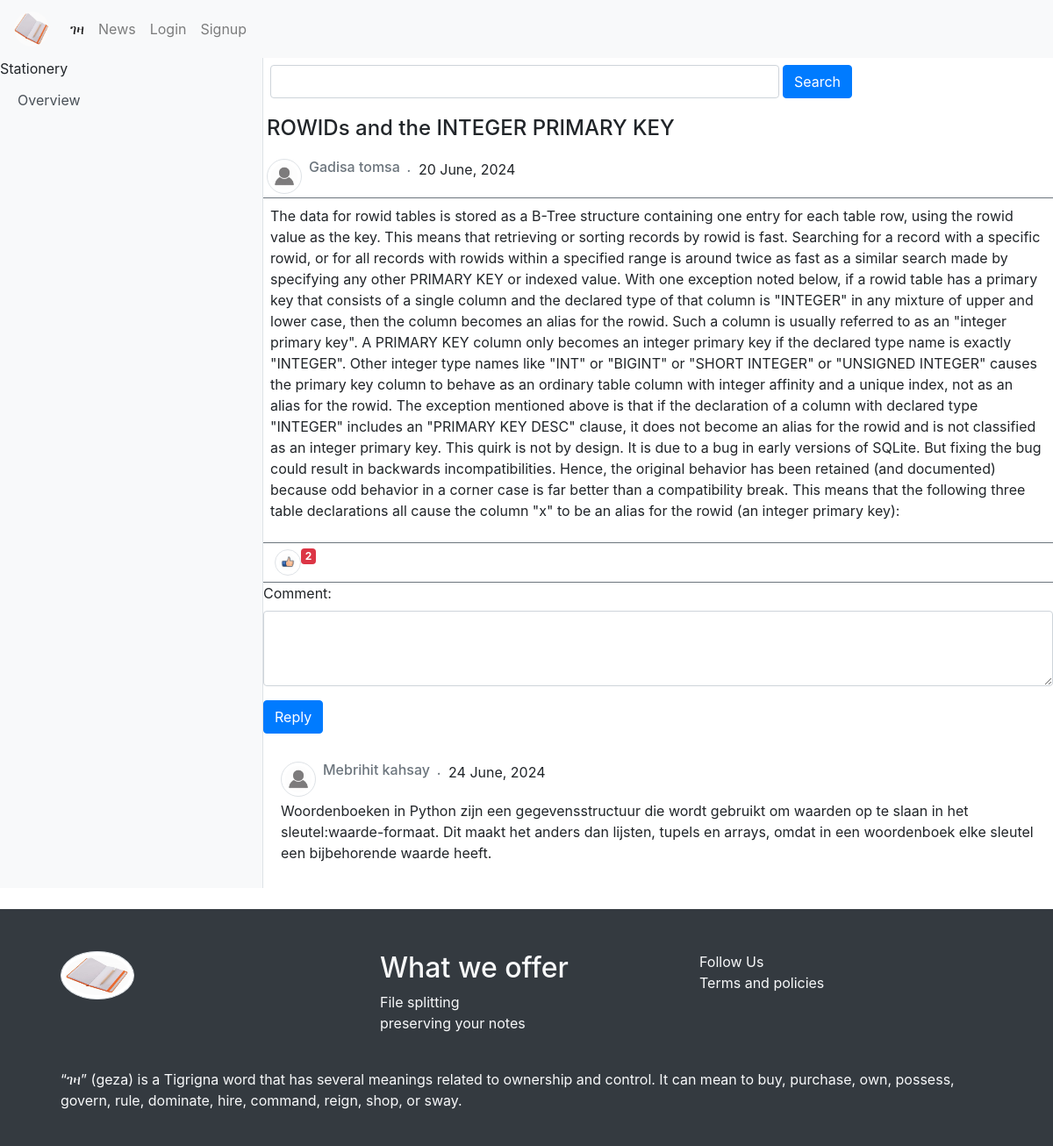
The app's page /posts/get-post-detail/4/21 with its own data.
### note/models.py (models this page shows)
class Posts(note_db.Model):
    post_id = note_db.Column(note_db.Integer, autoincrement=True, primary_key=True)
    title = note_db.Column(note_db.String(100), nullable = False)
    content = note_db.Column(note_db.Text, nullable = False)
    publish_date = note_db.Column(note_db.DateTime(timezone=True), default=func.now())
    status = note_db.Column(note_db.String(50), nullable = False, default="pending")
    author_id = note_db.Column(note_db.Integer, note_db.ForeignKey('user.id'))

class Comments(note_db.Model):
    comment_id = note_db.Column(note_db.Integer,autoincrement=True, primary_key=True)
    comment = note_db.Column(note_db.Text, nullable=False)
    time_stamp = note_db.Column(note_db.DateTime(timezone=True), default=func.now())
    post_id = note_db.Column(note_db.Integer, note_db.ForeignKey('posts.post_id'))
    author_id = note_db.Column(note_db.Integer, note_db.ForeignKey('user.id'))

### note/posts.py (the view)
@posts.route('/get-post-detail/<int:id>/<int:word>')
def get_post_detail(id, word):
    get_post = Posts.query.filter_by(post_id = id).first_or_404()
    author = User.query.filter_by(id = get_post.author_id).first_or_404()
    total_like = Likes.query.filter_by(post_id = id).all()
    all_comment_by_post = get_comment_by_post(id)
    comment_data_collector = []
    for comment in all_comment_by_post:
        comment_author = get_comment_author(comment.author_id)
        comment_collector = {
             'author': comment_author,
             'comment': comment
         }
        comment_data_collector.append(comment_collector)
    element_post = {}
    element_post['name'] = author.first_name + ' ' + author.last_name
    element_post['data'] = get_post
    print(element_post)
    return render_template("/blogs/home.html",
                           is_on_detail = True,
                           status_post = element_post,
                           all_comments = comment_data_collector,
                           total_likes = len(total_like),
                           user=current_user)

### note/blogs.py (called while the page is built)
@blogs.route('/get-all-comments-by-post/<int:id>')
def get_comment_by_post(id):
    all_comments = Comments.query.filter_by(post_id = id).all()
    return all_comments

def get_comment_author(id):
    author = User.query.filter_by(id=id).first_or_404()
    return author.first_name + ' ' + author.last_name

### note/templates/blogs/home.html (shortened to what this page needs)
<!DOCTYPE html>
<html lang="en">
<head>
    <link rel="stylesheet" href="https://stackpath.bootstrapcdn.com/bootstrap/4.5.2/css/bootstrap.min.css">
</head>
<body>
    {% include "navbar.html" %}
    <div class="d-flex" id="wrapper">
        <div class="bg-light border-right w-25" id="sidebar-wrapper">
            <div class="sidebar-heading">Stationery </div>
            <div class="list-group list-group-flush">
                <a href="#" class="list-group-item list-group-item-action bg-light">Overview</a>
            </div>
        </div>
        <div class="w-75 mt-2">
            <form action="/news/searching" class="form-group w-75 d-flex" method="POST">
                <input class="form-control ml-2" id="search" name="search"/>
                <button type="submit" class="btn btn-primary mx-1">Search</button>
            </form>
            {% if not is_on_detail %}
            <div class="container">
                <div class="row">
                    {% for post in approved_posts %}
                    <div class="col-sm-12 col-md-12 col-lg-12 py-2 w-100">
                        <article class="card rounded">
                            <div class="d-flex justify-content-start py-1">
                                <img class="rounded-circle pl-1 img-thumbnail" width="40" height="40" src='{{url_for('static', filename="profile.jpeg")}}' alt="">
                                <h6 class="px-2 text-secondary">{{post['author'].capitalize()}} <em class="pl-1">.</em></h6>
                                <p class="fst-italic">{{ post['data'].publish_date.strftime('%d %B, %Y')}}</p>
                            </div>
                            <div class="card-body">
                                <h5 class="card-title">{{ post['data'].title}}</h5>
                                <p class="card-text">{{ post['data'].content[:200]}} ... </p>
                                <a href="/posts/get-post-detail/{{post['data'].post_id}}/{{range(1, 51) | random}}" class="btn btn-primary">See more</a>
                            </div>
                        </article>
                    </div>
                    {% endfor %}
              </div>
            </div>
            {% else %}
            <article>
                <div class="d-flex flex-row  justify-content-between text-decoration-underline">
                    <h4 class="card-title p-1">{{status_post['data'].title}}</h4>
                </div>
                <div class="d-flex justify-content-start p-1 border-bottom border-secondary">
                    <img class="rounded-circle pl-1 img-thumbnail" width="40" height="40" src='{{url_for('static', filename="profile.jpeg")}}' alt="">
                    <h6 class="px-2 text-secondary">{{status_post['name'].capitalize()}} <em class="pl-1">.</em></h6>
                    <p class="fst-italic">{{ status_post['data'].publish_date.strftime('%d %B, %Y')}}</p>
                </div>
                <p class="p-2">{{ status_post['data'].content}}</p>
                <form class="border-top border-bottom border-secondary" action="/news/likes/create-like" method="POST">
                    <button type="submit" class="btn btn-default d-flex">
                        <img class="rounded-circle pl-1 img-thumbnail" width="30" height="30" src="{{url_for('static', filename='like.jpeg')}}" alt="like"/>
                        {% if total_likes > 0 %}
                        <sub class="badge badge-danger">{{ total_likes }}</sub>
                        {% endif %}
                    </button>
                </form>
                <form  method="POST" action="/news/create-comment">
                    <div class="form-group">
                        <label for="comment">Comment:</label>
                        <textarea rows="3" class="form-control" id="comment"   name="comment" required></textarea>
                    </div>
                    <button type="submit" class="btn btn-primary">Reply</button>
                </form>
                <ul class="list-group list-group-flush mt-3">
                    {% for comment in all_comments %}
                        <li class="list-group-item">
                            <div class="d-flex justify-content-start py-1">
                                <img class="rounded-circle pl-1 img-thumbnail" width="40" height="40" src='{{url_for('static', filename="profile.jpeg")}}' alt="">
                                <h6 class="px-2 text-secondary">{{comment['author'].capitalize()}} <em class="pl-1">.</em></h6>
                                <p class="fst-italic">{{ comment['comment'].time_stamp.strftime('%d %B, %Y')}}</p>
                            </div>
                            <p class="">{{ comment['comment'].comment}}</p>
                        </li>
                    {% endfor %}
                </ul>
            </article>
            {% endif%}
        </div>
    </div>
    {% include "footer.html" %}
</body>
</html>

### records on screen
Posts: data "ROWIDs and the INTEGER PRIMARY KEY", data.publish_date "20 June, 2024", data.content "The data for rowid tables is stored as a B-Tree structure containing one entry for each table row, using the rowid value as the key. This means that retrieving or sorting records by rowid is fast. Searching for a record with a specific rowid, or for all records with rowids within a specified range is around twice as fast as a similar search made by specifying any other PRIMARY KEY or indexed value. With one exception noted below, if a rowid table has a primary key that consists of a single column and the declared type of that column is \"INTEGER\" in any mixture of upper and lower case, then the column becomes an alias for the rowid. Such a column is usually referred to as an \"integer primary…"
Comments: comment.time_stamp "24 June, 2024", comment.comment "Woordenboeken in Python zijn een gegevensstructuur die wordt gebruikt om waarden op te slaan in het sleutel:waarde-formaat. Dit maakt het anders dan lijsten, tupels en arrays, omdat in een woordenboek elke sleutel een bijbehorende waarde heeft."

### other values on screen
{{ status_post['name'].capitalize() }} "Gadisa tomsa"
{{ total_likes }} "2"
{{ comment['author'].capitalize() }} "Mebrihit kahsay"
